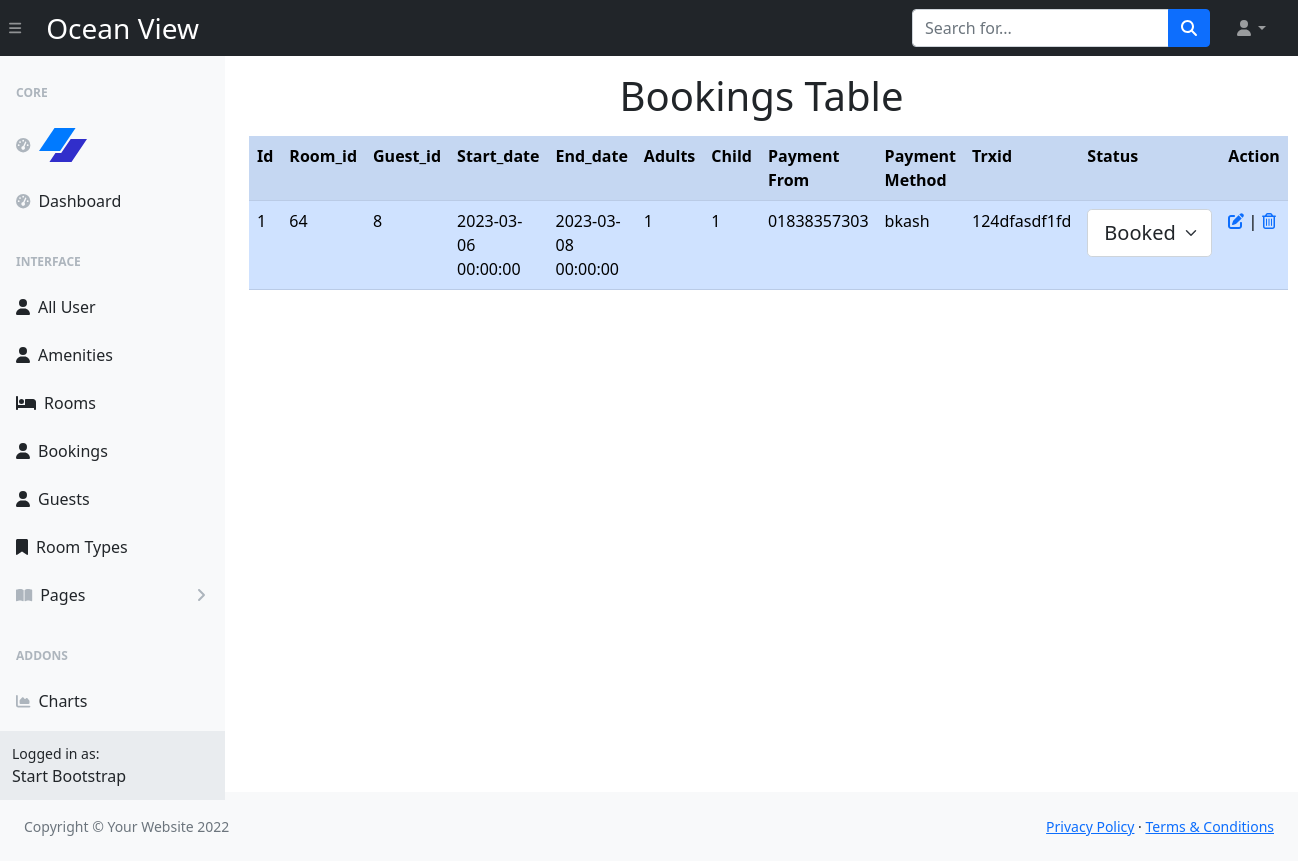
Page /admin/bookings.php (signed in) on the committed database.
### tables this page shows
CREATE TABLE `bookings` (
  `id` int(11) NOT NULL,
  `room_id` int(11) DEFAULT NULL,
  `guest_id` int(11) NOT NULL,
  `start_date` datetime NOT NULL,
  `end_date` datetime NOT NULL,
  `adults` int(11) NOT NULL,
  `childs` int(11) NOT NULL,
  `payment_from` varchar(60) NOT NULL,
  `payment_method` set('cash','bkash','qcash','nogod') NOT NULL,
  `trxid` varchar(60) NOT NULL,
  `book_status` set('0','1','2') NOT NULL
);

### admin/bookings.php (the view, shortened to what this page needs)
<?php
$conn = db::connect();
?>
<?php require __DIR__ . '/components/header.php'; ?>
</head>
<body class="sb-nav-fixed">
    <?php require __DIR__ . '/components/navbar.php'; ?>
    <div id="layoutSidenav">
        <?php require __DIR__ . '/components/sidebar.php'; ?>
        <div id="layoutSidenav_content">
            <main>
                <div class="container">
                    <div class="row">
                        <div class="column">
                            <h1 class="text-center my-3">Bookings Table</h1>
                            <table class="table table-primary table-striped">
                                <tr>
                                    <th>Id</th>
                                    <th>Room_id</th>
                                    <th>Guest_id</th>
                                    <th>Start_date</th>
                                    <th>End_date</th>
                                    <th>Adults</th>
                                    <th>Child</th>
                                    <th>Payment From</th>
                                    <th>Payment Method</th>
                                    <th>Trxid</th>
                                    <th>Status</th>
                                    <th>Action</th>
                                </tr>
                                <?php
                                $sq = "select * from bookings where 1";
                                $records = $conn->query($sq);
                                if ($records->num_rows > 0) {
                                    while ($test = $records->fetch_assoc()) {
                                        echo "<tr>";
                                        echo "<td>" . $test["id"] . "</td>";
                                        echo "<td>" . $test["room_id"] . "</td>";
                                        echo "<td>" . $test["guest_id"] . "</td>";
                                        echo "<td>" . $test["start_date"] . "</td>";
                                        echo "<td>" . $test["end_date"] . "</td>";
                                        echo "<td>" . $test["adults"] . "</td>";
                                        echo "<td>" . $test["childs"] . "</td>";
                                        echo "<td>" . $test["payment_from"] . "</td>";
                                        echo "<td>" . $test["payment_method"] . "</td>";
                                        echo "<td>" . $test["trxid"] . "</td>";
                                        echo '<td>
                                        <select name="book_status" onchange="changeBgColor(this)" class=" shadow-none  form-select form-select-lg mb-3" aria-label=".form-select-lg example" style="
                                        width: 125px">
               <option ' . ($test['book_status'] == "2" ? "selected" : "") . ' value="2">Pending</option>
               <option ' . ($test['book_status'] == "1" ? "selected" : "") . ' value="1">Booked</option>
               <option ' . ($test['book_status'] == "0" ? "selected" : "") . ' value="0">Cancel</option>
           </select>
                                        </td>';
                                        echo "<td><a href='bookings-edit.php?id=" . $test['id'] . "'><i class='fa-solid fa-pen-to-square'></i></a> | <a onclick='return confirm(\"Are you sure you want to delete this item?\");' href='bookings-delete.php?id=" . $test['id'] . "'><i class='fa-regular fa-trash-can'></i></a></td>";
                                        echo "</tr>";
                                    }
                                }
                                ?>
                            </table>
                        </div>
                    </div>
                </div>
            </main>
        </div>
    </div>
    <?php require __DIR__ . '/components/footer.php'; ?>

### rows in the picture
bookings: id "1", room "64", guest "8", start_date "2023-03-06 00:00:00", end_date "2023-03-08 00:00:00", adults "1", childs "1", payment_from "01838357303", payment_method "bkash", trxid "124dfasdf1fd", book_status "Booked"

### other values in the picture
settings()['companyname'] "Ocean View"
